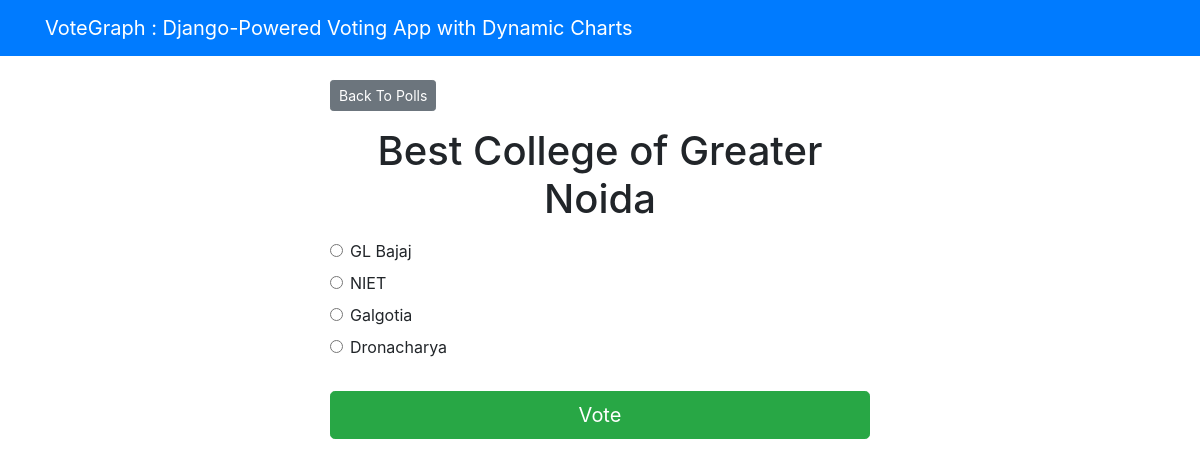
The page /polls/1/ on the database its author committed.
### polls/models.py (models this page shows, shortened)
class Question(models.Model):
    question_text = models.CharField(max_length=200)
    pub_date = models.DateTimeField('date published')

class Choice(models.Model):
    question = models.ForeignKey(Question, on_delete=models.CASCADE)
    choice_text = models.CharField(max_length=200)
    votes = models.IntegerField(default=0)

### polls/views.py (the view)
# urls.py: path('<int:question_id>/', views.detail, name='detail'),
def detail(request, question_id):
  try:
    question = Question.objects.get(pk=question_id)
  except Question.DoesNotExist:
    raise Http404("Question does not exist")
  return render(request, 'polls/detail.html', { 'question': question })

### templates/polls/detail.html (shortened to what this page needs)
{% extends 'base.html' %}
{% block content %}
<a class="btn btn-secondary btn-sm mb-3" href="{% url 'polls:index' %}">Back To Polls</a>
<h1 class="text-center mb-3">{{ question.question_text }}</h1>
<form action="{% url 'polls:vote' question.id %}" method="post">
	{% for choice in question.choice_set.all %}
		<div class="form-check">
			<input
				type="radio"
				name="choice"
				class="form-check-input"
				id="choice{{ forloop.counter }}"
				value="{{ choice.id }}"
			/>
			<label for="choice{{ forloop.counter }}">{{ choice.choice_text }}</label
			>
		</div>
	{% endfor %}
	<input type="submit" value="Vote" class="btn btn-success btn-lg btn-block mt-4" />
</form>
{% endblock %}

### rows shown on the page
Question: question_text "Best College of Greater Noida"
Choice: choice_text "GL Bajaj"
Choice: choice_text "NIET"
Choice: choice_text "Galgotia"
Choice: choice_text "Dronacharya"
